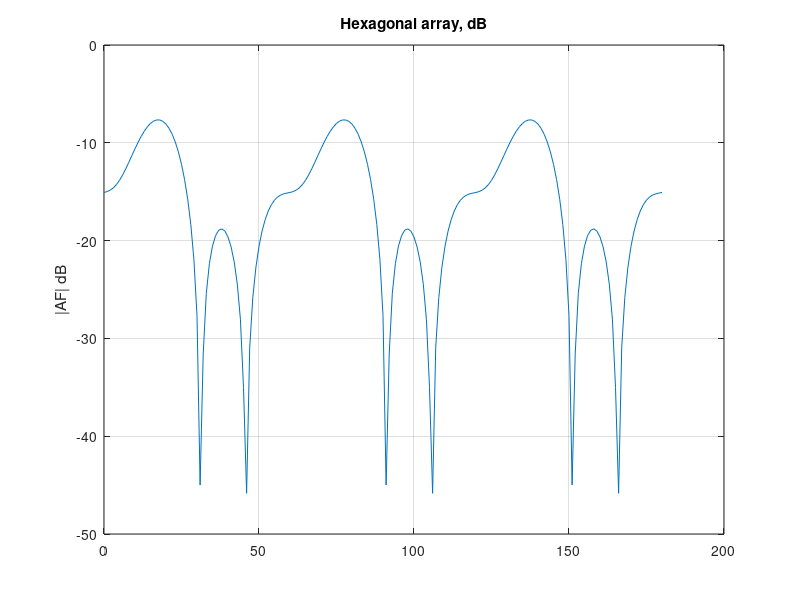

The MATLAB script that drew this image:
% Гексагональная решётка
% Плотная упаковка элементов

rings = 2;
pos = [0 0];
for ring = 1:rings
    for s = 0:5
        an = pi/3*s;
        for m = 1:ring
            rr = m/ring;
            pos(end+1,:) = ring*[cos(an) sin(an)] + rr*[cos(an+pi/2) sin(an+pi/2)];
        end
    end
end
ph2 = 0:1:180;
AFh = zeros(1, numel(ph2));
for ip = 1:numel(ph2)
    th0 = ph2(ip)*pi/180;
    s = 0;
    for n = 1:size(pos,1)
        s = s + exp(1i*2*pi*(pos(n,1)*cos(th0) + pos(n,2)*sin(th0)));
    end
    AFh(ip) = abs(s)/size(pos,1);
end
figure;
plot(ph2, 20*log10(AFh + 1e-12));
title('Hexagonal array, dB'); ylabel('|AF| dB'); grid on;

%{
@play
{
 "title": "Гексагональная решётка",
 "groups": [
  {
   "name": "Геометрия",
   "controls": [
    {
     "var": "rings",
     "label": "Число колец",
     "min": 1,
     "max": 4,
     "step": 1,
     "default": 2
    }
   ]
  }
 ]
}
%}
